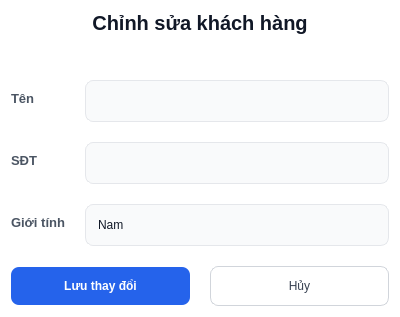
<?xml version="1.0" encoding="UTF-8"?>
<ui version="4.0">
 <class>Dialog</class>
 <widget class="QDialog" name="Dialog">
  <property name="geometry">
   <rect>
    <x>0</x>
    <y>0</y>
    <width>400</width>
    <height>300</height>
   </rect>
  </property>
  <property name="windowTitle">
   <string>Dialog</string>
  </property>
  <property name="styleSheet">
   <string notr="true">/* 1. Tổng thể Cửa sổ Dialog */
QDialog#Dialog {
    background-color: #ffffff;
    font-family: &quot;Inter&quot;, &quot;Segoe UI&quot;, sans-serif;
}

/* 2. Tiêu đề chính (Chỉnh sửa khách hàng) */
QLabel#lblTitleChinhSuaKH {
    font-size: 20px;
    font-weight: 700; /* Bold */
    color: #111827;
    padding-bottom: 10px;
    margin-bottom: 15px;
}

/* 3. Nhãn thuộc tính trong Form */
QLabel#lblTenKH, QLabel#lblSDTKH, QLabel#lblGioitinhKH {
    font-size: 13px;
    font-weight: 600; /* Semi-bold */
    color: #4b5563;
}

/* 4. Ô nhập liệu và ComboBox */
QLineEdit, QComboBox {
    background-color: #f9fafb;
    border: 1px solid #e5e7eb;
    border-radius: 8px;
    padding: 10px 12px;
    color: #111827;
    min-height: 20px;
}

/* Hiệu ứng khi nhấn vào ô nhập liệu */
QLineEdit:focus, QComboBox:focus {
    border: 2px solid #2563eb;
    background-color: #ffffff;
}

/* 5. Nút bấm chức năng */

/* Nút LƯU (Xanh dương) */
QPushButton#btnLuu {
    background-color: #2563eb;
    color: #ffffff;
    font-weight: 700;
    border-radius: 8px;
    padding: 12px 24px;
    min-width: 120px;
}

QPushButton#btnLuu:hover {
    background-color: #1d4ed8;
}

/* Nút HỦY (Trắng viền xám) */
QPushButton#btnHuy {
    background-color: #ffffff;
    color: #374151;
    border: 1px solid #d1d5db;
    border-radius: 8px;
    padding: 12px 24px;
}

QPushButton#btnHuy:hover {
    background-color: #f3f4f6;
}

/* 6. Tùy chỉnh mũi tên ComboBox */
QComboBox::drop-down {
    border: none;
    width: 30px;
}

QComboBox::down-arrow {
    image: none;
    border-left: 5px solid transparent;
    border-right: 5px solid transparent;
    border-top: 5px solid #6b7280;
    margin-right: 10px;
}</string>
  </property>
  <layout class="QVBoxLayout" name="verticalLayout">
   <property name="spacing">
    <number>20</number>
   </property>
   <item>
    <widget class="QLabel" name="lblTitleChinhSuaKH">
     <property name="text">
      <string>Chỉnh sửa khách hàng</string>
     </property>
     <property name="alignment">
      <set>Qt::AlignCenter</set>
     </property>
    </widget>
   </item>
   <item>
    <layout class="QFormLayout" name="formLayout">
     <item row="0" column="0">
      <widget class="QLabel" name="lblTenKH">
       <property name="text">
        <string>Tên</string>
       </property>
       <property name="alignment">
        <set>Qt::AlignBottom|Qt::AlignLeading|Qt::AlignLeft</set>
       </property>
      </widget>
     </item>
     <item row="0" column="1">
      <widget class="QLineEdit" name="txtTenKH"/>
     </item>
     <item row="1" column="0">
      <widget class="QLabel" name="lblSDTKH">
       <property name="text">
        <string>SĐT</string>
       </property>
       <property name="alignment">
        <set>Qt::AlignBottom|Qt::AlignLeading|Qt::AlignLeft</set>
       </property>
      </widget>
     </item>
     <item row="1" column="1">
      <widget class="QLineEdit" name="txtSDTKH"/>
     </item>
     <item row="2" column="0">
      <widget class="QLabel" name="lblGioitinhKH">
       <property name="text">
        <string>Giới tính</string>
       </property>
       <property name="alignment">
        <set>Qt::AlignBottom|Qt::AlignLeading|Qt::AlignLeft</set>
       </property>
      </widget>
     </item>
     <item row="2" column="1">
      <widget class="QComboBox" name="cbGioiTinhKH">
       <item>
        <property name="text">
         <string>Nam</string>
        </property>
       </item>
       <item>
        <property name="text">
         <string>Nữ</string>
        </property>
       </item>
       <item>
        <property name="text">
         <string>Khác</string>
        </property>
       </item>
      </widget>
     </item>
    </layout>
   </item>
   <item>
    <layout class="QHBoxLayout" name="horizontalLayout">
     <item>
      <widget class="QPushButton" name="btnLuu">
       <property name="text">
        <string>Lưu thay đổi</string>
       </property>
      </widget>
     </item>
     <item>
      <widget class="QPushButton" name="btnHuy">
       <property name="text">
        <string>Hủy</string>
       </property>
      </widget>
     </item>
    </layout>
   </item>
  </layout>
 </widget>
 <resources/>
 <connections/>
</ui>
